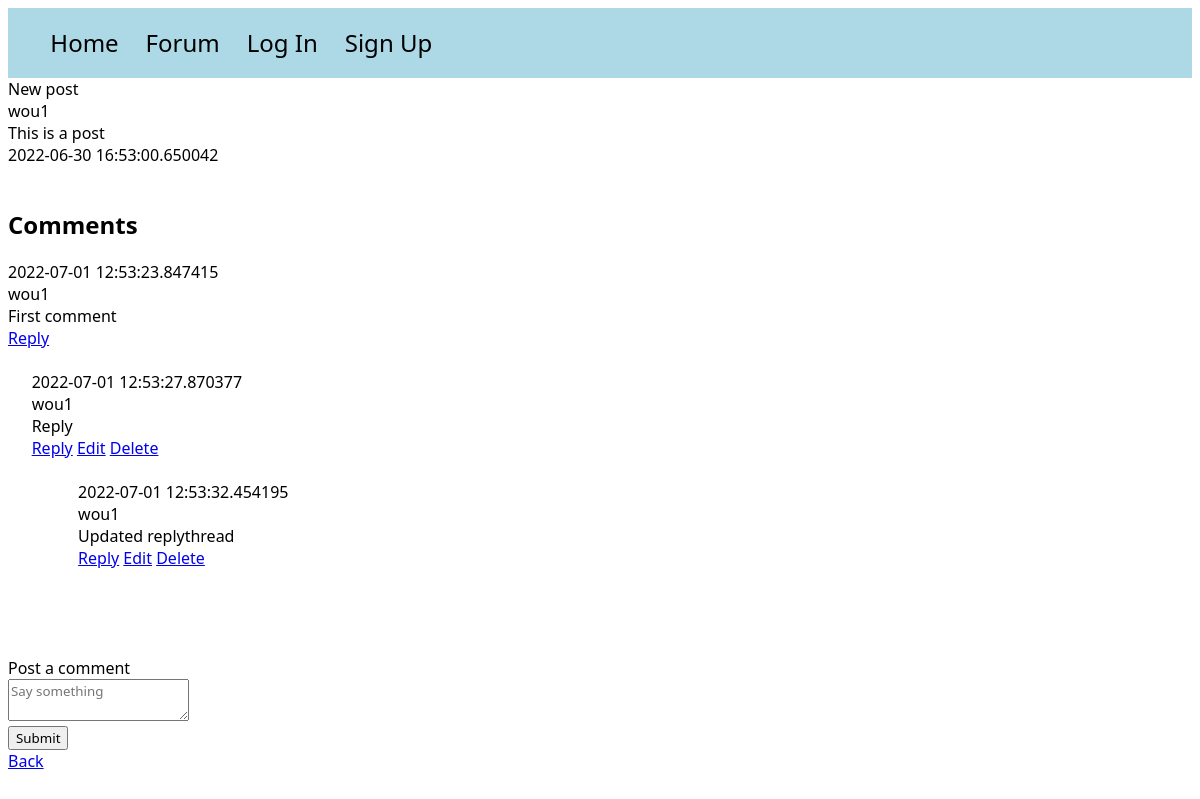
/posts/1, run on the app's committed database.
### models.py (models this page shows)
class Post(db.Model):
    id = db.Column(db.Integer, primary_key=True)
    title = db.Column(db.String(100))
    content = db.Column(db.Text)
    poster_id = db.Column(db.Integer, db.ForeignKey(User.id))
    date_posted = db.Column(db.DateTime, default=datetime.utcnow)
    slug = db.Column(db.String(256))
    comments = db.relationship('Comment', backref='commented_post')

class User(UserMixin, db.Model):
    id = db.Column(db.Integer, primary_key=True)
    email = db.Column(db.String(100), unique=True)
    password = db.Column(db.String(100))
    name = db.Column(db.String(1000))
    last_seen = db.Column(db.String(100))
    posts = db.relationship('Post', backref='poster')

class Comment(db.Model):
    id = db.Column(db.Integer, primary_key=True)
    author_id = db.Column(db.Integer, db.ForeignKey(User.id))
    author_name = db.relationship('User', backref='comment_poster')
    content = db.Column(db.Text)
    timestamp = db.Column(db.DateTime, default=datetime.utcnow)
    post_id = db.Column(db.Integer, db.ForeignKey(Post.id))
    replies = db.relationship('Reply', backref='replied_comment')

class Reply(db.Model):
    id = db.Column(db.Integer, primary_key=True)
    reply_author_id = db.Column(db.Integer, db.ForeignKey(User.id))
    reply_author_name = db.relationship('User', backref='reply_poster')
    content = db.Column(db.Text)
    timestamp = db.Column(db.DateTime, default=datetime.utcnow)
    comment_id = db.Column(db.Integer, db.ForeignKey(Comment.id))
    post_id = db.Column(db.Integer, db.ForeignKey(Post.id))
    replies = db.relationship('ReplyThread', backref='replied_thread')

class ReplyThread(db.Model):
    id = db.Column(db.Integer, primary_key=True)
    author_id = db.Column(db.Integer, db.ForeignKey(User.id))
    author_name = db.relationship('User', backref='reply_thread_poster')
    content = db.Column(db.Text)
    timestamp = db.Column(db.DateTime, default=datetime.utcnow)
    reply_id = db.Column(db.Integer, db.ForeignKey(Reply.id))
    parent_id = db.Column(db.Integer, db.ForeignKey('reply_thread.id'))
    children = db.relationship('ReplyThread', backref='parent', remote_side=[id])
    post_id = db.Column(db.Integer, db.ForeignKey(Post.id))
    depth = db.Column(db.Integer, default=1)

### app.py (the view)
@app.route('/posts/<int:id>')
def post(id):
    post = Post.query.get_or_404(id)
    comments = Comment.query.order_by(Comment.timestamp)
    replies = Reply.query.order_by(Reply.timestamp)
    reply_threads = ReplyThread.query.order_by(ReplyThread.timestamp)
    specific_comments = [comment for comment in comments if comment.post_id == id]
    return render_template("post.html", post=post, comments=specific_comments, replies=replies,
                           reply_threads=reply_threads, reply_thread_continued=reply_threads)

### templates/post.html (shortened to what this page needs)
<!DOCTYPE html>
<html lang="en">
<head>
</head>
<link rel="stylesheet" href="/static/style.css">
<body>
<div id="navbar">
    <ul>
        <a href="{{ url_for('home') }}"><li>Home</li></a>
        <a href="{{ url_for('posts') }}"><li>Forum</li></a>
         {% if not current_user.is_authenticated %}
        <a href="{{ url_for('auth.login') }}"><li>Log In</li></a> <a href="{{ url_for('auth.signup') }}"><li>Sign Up</li></a>
        {% endif %}
    </ul>
</div>
{{ post.title }}<br>
{{ post.poster.name }}<br>
{{ post.content }}<br>
{{ post.date_posted }}<br><br>
<div id="comment-container">
    <h2>Comments</h2>
    {% for comment in comments %}
        {{ comment.timestamp }} <br>
        {{ comment.author_name.name }} <br>
        {{ comment.content }} <br>
        <a href="{{ url_for('reply_comment', id=comment.id) }}">Reply</a>
        <br> <br>
        <div id="comment-reply-container">
        {% for reply in replies %}
            {% if reply.comment_id == comment.id %}
                {{ reply.timestamp }} <br>
                {{ reply.reply_author_name.name }} <br>
                {{ reply.content }} <br>
                <a href="{{ url_for('reply_thread', id=reply.id) }}">Reply</a>
                <a href="{{ url_for('edit_reply', id=reply.id) }}">Edit</a>
                <a href="{{ url_for('delete_reply', id=reply.id) }}">Delete</a> <br><br>
                <div id="reply-thread-container">
                    {% for reply_thread in reply_threads %}
                    {% if reply_thread.reply_id == reply.id and not reply_thread.parent_id %}
                        {{ reply_thread.timestamp }} <br>
                        {{ reply_thread.author_name.name }} <br>
                        {{ reply_thread.content }} <br>
                        <a href="{{ url_for('reply_thread_continue', id=reply_thread.id) }}">Reply</a>
                        <a href="{{ url_for('edit_reply_thread', id=reply_thread.id) }}">Edit</a>
                        <a href="{{ url_for('delete_reply_thread', id=reply_thread.id) }}">Delete</a>
                        <br>
                    {% endif %}
                {% endfor %}
                </div>
                <br>
            {% endif %}
        {% endfor %} <br>
        </div>
    {% endfor %}
</div>
<br>
<div id="add-comment-container">
    <form class="comment-form" action="{{ url_for('post_comment', id=post.id) }}" method="post">
        <label for="comment-content">Post a comment</label>
        <div class="field">
            <textarea id="comment-content" name="comment_body" placeholder="Say something"></textarea>
        </div>
        <input type="submit">
    </form>
</div>
<a href="{{ url_for('posts') }}">Back</a>
</body>
</html>

### static/style.css (style rules this page uses)
* { font-family: Segoe UI; }
#navbar { background-color: lightblue; padding: 0.2%; }
li { font-size: 1.5em; text-decoration: none; color: black; display: inline-block; padding-right: 2%; }
#comment-reply-container { margin-left: 2%; }
#reply-thread-container { margin-left: 4%; }

### data on the page
Post: title "New post", content "This is a post", date_posted "2022-06-30 16:53:00.650042"
User: poster.name "wou1"
Comment: timestamp "2022-07-01 12:53:23.847415", author_name.name "wou1", content "First comment"
Reply: timestamp "2022-07-01 12:53:27.870377", reply_author_name.name "wou1", content "Reply"
ReplyThread: timestamp "2022-07-01 12:53:32.454195", author_name.name "wou1", content "Updated replythread"
